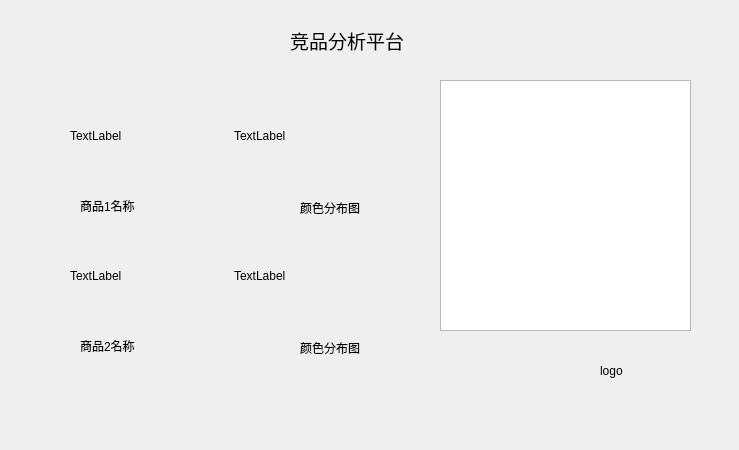
<?xml version="1.0" encoding="UTF-8"?>
<ui version="4.0">
 <class>Dialog</class>
 <widget class="QDialog" name="Dialog">
  <property name="geometry">
   <rect>
    <x>0</x>
    <y>0</y>
    <width>739</width>
    <height>450</height>
   </rect>
  </property>
  <property name="windowTitle">
   <string>Dialog</string>
  </property>
  <widget class="QLabel" name="label">
   <property name="geometry">
    <rect>
     <x>290</x>
     <y>30</y>
     <width>131</width>
     <height>21</height>
    </rect>
   </property>
   <property name="font">
    <font>
     <family>幼圆</family>
     <pointsize>14</pointsize>
    </font>
   </property>
   <property name="text">
    <string>竞品分析平台</string>
   </property>
  </widget>
  <widget class="QWidget" name="horizontalLayoutWidget">
   <property name="geometry">
    <rect>
     <x>70</x>
     <y>80</y>
     <width>321</width>
     <height>111</height>
    </rect>
   </property>
   <layout class="QHBoxLayout" name="horizontalLayout">
    <item>
     <widget class="QLabel" name="pic1">
      <property name="text">
       <string>TextLabel</string>
      </property>
     </widget>
    </item>
    <item>
     <widget class="QLabel" name="color1">
      <property name="text">
       <string>TextLabel</string>
      </property>
     </widget>
    </item>
   </layout>
  </widget>
  <widget class="QWidget" name="horizontalLayoutWidget_2">
   <property name="geometry">
    <rect>
     <x>70</x>
     <y>220</y>
     <width>321</width>
     <height>111</height>
    </rect>
   </property>
   <layout class="QHBoxLayout" name="horizontalLayout_2">
    <item>
     <widget class="QLabel" name="pic2_2">
      <property name="text">
       <string>TextLabel</string>
      </property>
     </widget>
    </item>
    <item>
     <widget class="QLabel" name="color2">
      <property name="text">
       <string>TextLabel</string>
      </property>
     </widget>
    </item>
   </layout>
  </widget>
  <widget class="QLabel" name="label_6">
   <property name="geometry">
    <rect>
     <x>80</x>
     <y>200</y>
     <width>54</width>
     <height>12</height>
    </rect>
   </property>
   <property name="text">
    <string>商品1名称</string>
   </property>
  </widget>
  <widget class="QLabel" name="label_7">
   <property name="geometry">
    <rect>
     <x>300</x>
     <y>200</y>
     <width>81</width>
     <height>16</height>
    </rect>
   </property>
   <property name="text">
    <string>颜色分布图</string>
   </property>
  </widget>
  <widget class="QLabel" name="label_8">
   <property name="geometry">
    <rect>
     <x>80</x>
     <y>340</y>
     <width>54</width>
     <height>12</height>
    </rect>
   </property>
   <property name="text">
    <string>商品2名称</string>
   </property>
  </widget>
  <widget class="QLabel" name="label_9">
   <property name="geometry">
    <rect>
     <x>300</x>
     <y>340</y>
     <width>81</width>
     <height>16</height>
    </rect>
   </property>
   <property name="text">
    <string>颜色分布图</string>
   </property>
  </widget>
  <widget class="QLabel" name="label_2">
   <property name="geometry">
    <rect>
     <x>600</x>
     <y>360</y>
     <width>41</width>
     <height>21</height>
    </rect>
   </property>
   <property name="text">
    <string>logo</string>
   </property>
  </widget>
  <widget class="QTextBrowser" name="textBrowser">
   <property name="geometry">
    <rect>
     <x>440</x>
     <y>80</y>
     <width>251</width>
     <height>251</height>
    </rect>
   </property>
  </widget>
 </widget>
 <resources/>
 <connections/>
</ui>
